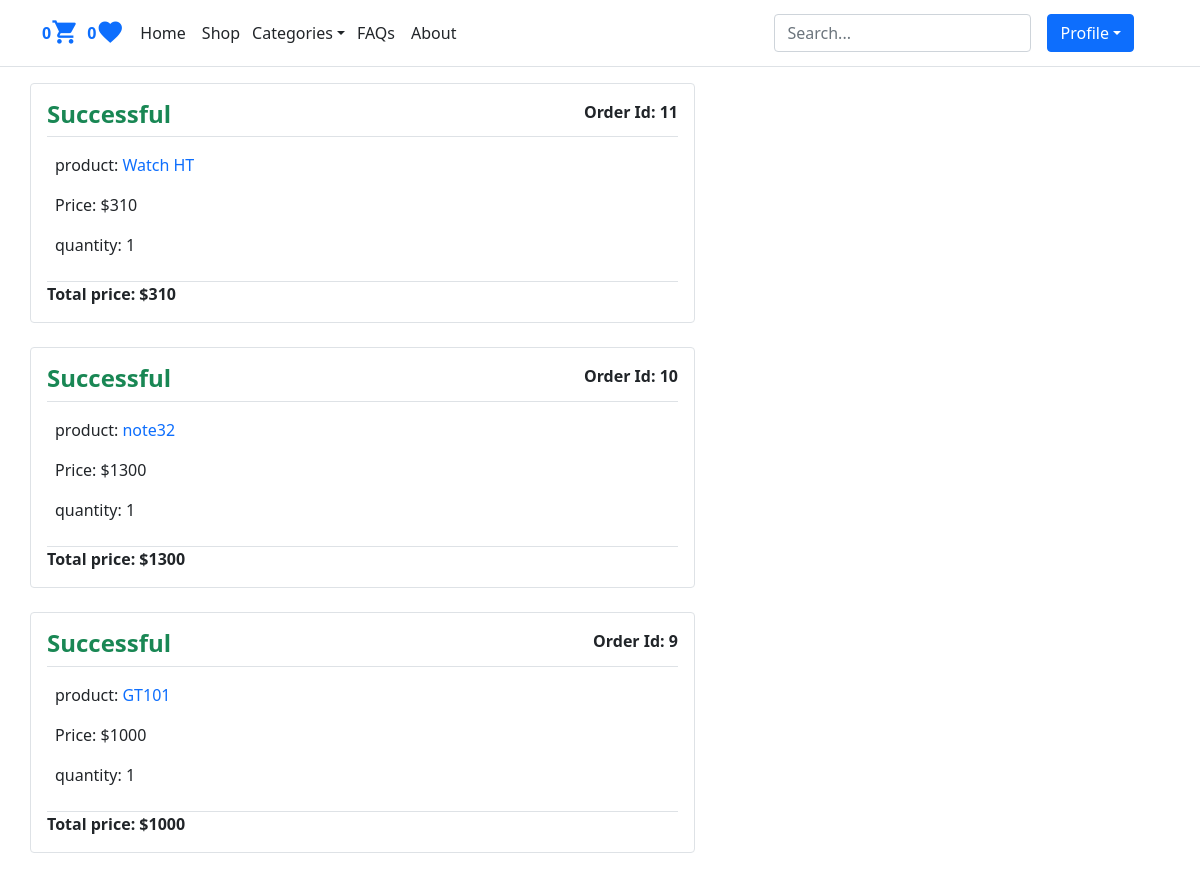
The app's page /orders/list (signed in, upper part), older data.
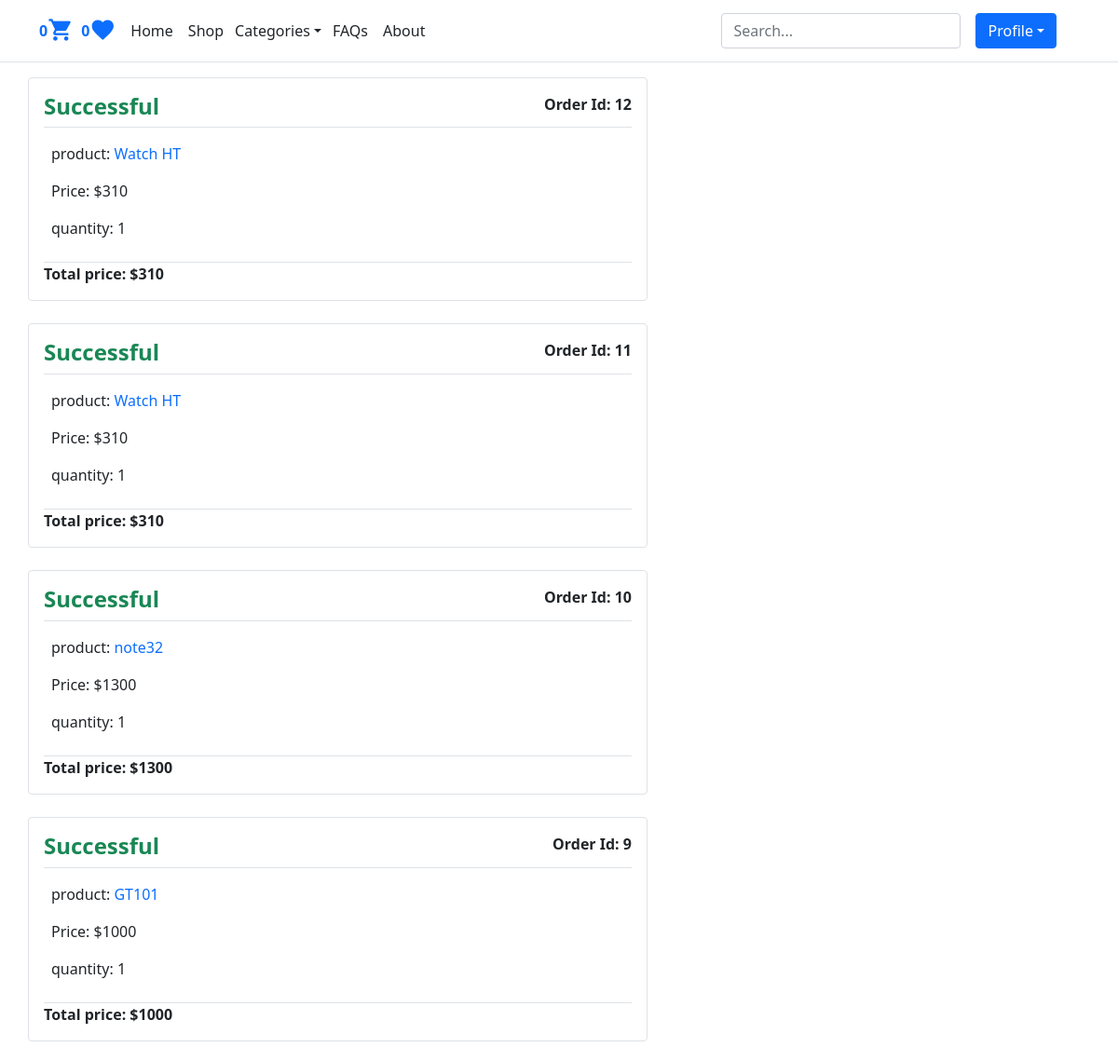
The same page, newer data.
### orders/models.py (models this page shows, shortened)
class Order(models.Model):
    user = models.ForeignKey(User, on_delete=models.CASCADE, related_name='orders')
    created = models.DateTimeField(auto_now_add=True)
    updated = models.DateTimeField(auto_now=True)
    status = models.BooleanField(default=False)
    class Meta:
        ordering = ('-created',)
    @property
    def get_total_price(self):
        total = sum(item.get_cost() for item in self.items.all())
        return total

class OrderItem(models.Model):
    order = models.ForeignKey(Order, on_delete=models.CASCADE, related_name='items')
    product = models.ForeignKey(Product, on_delete=models.CASCADE, related_name='order_items')
    price = models.IntegerField()
    quantity = models.SmallIntegerField(default=1)
    def get_cost(self):
        return self.price * self.quantity

### shop/models.py (models this page shows, shortened)
class Product(models.Model):
    category = models.ForeignKey(Category, on_delete=models.CASCADE, related_name='category')
    image = models.ImageField(upload_to='products')
    title = models.CharField(max_length=250)
    description = models.TextField()
    price = models.IntegerField()
    date_created = models.DateTimeField(auto_now_add=True)
    slug = models.SlugField(unique=True)
    class Meta:
        ordering = ('-date_created',)
    def get_absolute_url(self):
        return reverse('shop:product_detail', kwargs={'slug':self.slug})

### orders/views.py (the view)
# urls.py: path('list', views.user_orders, name='user_orders'),
@login_required
def user_orders(request):
    orders = request.user.orders.all()
    context = {'title':'Orders', 'orders': orders}
    return render(request, 'user_orders.html', context)

### accounts/models.py (called while the page is built)
    def get_likes_count(self):
        return self.likes.count()

### cart/utils/cart.py (called while the page is built)
    def __iter__(self):
        product_ids = self.cart.keys()
        products = Product.objects.filter(id__in=product_ids)
        cart = self.cart.copy()
        for product in products:
            cart[str(product.id)]['product'] = product
        for item in cart.values():
            item['total_price'] = int(item['price']) * int(item['quantity'])
            yield item

    def add_cart_session(self):
        cart = self.session.get(CART_SESSION_ID)
        if not cart:
            cart = self.session[CART_SESSION_ID] = {}
        return cart

### online_shop/context_processors.py (called while the page is built)
def return_cart(request):
    cart = len(list(Cart(request)))
    return {'cart_count': cart}

def return_categories(request):
    categories = Category.objects.all()
    return {'categories': categories}

### shop/models.py (called while the page is built)
    def __str__(self):
        return self.title

### orders/templates/user_orders.html (shortened to what this page needs)
{% extends "base.html" %}
{% block content %}
{% if orders %}
{% for order in orders %}
<div class="col-md-7 mb-4 border rounded p-3">
<b style="float: right;">Order Id: {{ order.id }}</b>
{% if order.status %}
    <h4><b class="text-success">Successful</b></h4>
{% else %}
    <h3><b class="text-danger">Cancelled</b></h3>
{% endif %}
<div class="text-muted border-top pt-2"></div>
{% for item in order.items.all  %}
    <div class="border-bottom p-2">
        <p>product: <a class="text-decoration-none" href="{{ item.product.get_absolute_url }}">{{item.product.title}}</a></p>
        <p>Price: ${{item.price}}</p>
        <p>quantity: {{item.quantity}}</p>
    </div>
{% endfor %}
<b>Total price: ${{ order.get_total_price }}</b>
</div>
{% endfor %}
{% endif %}
{% endblock %}

Row changes from the older to the newer data that the page shows:
added Order: id "12", status "Successful", get_total_price "310"
added OrderItem: product "Watch HT", price "310", quantity "1", shown under "12"
